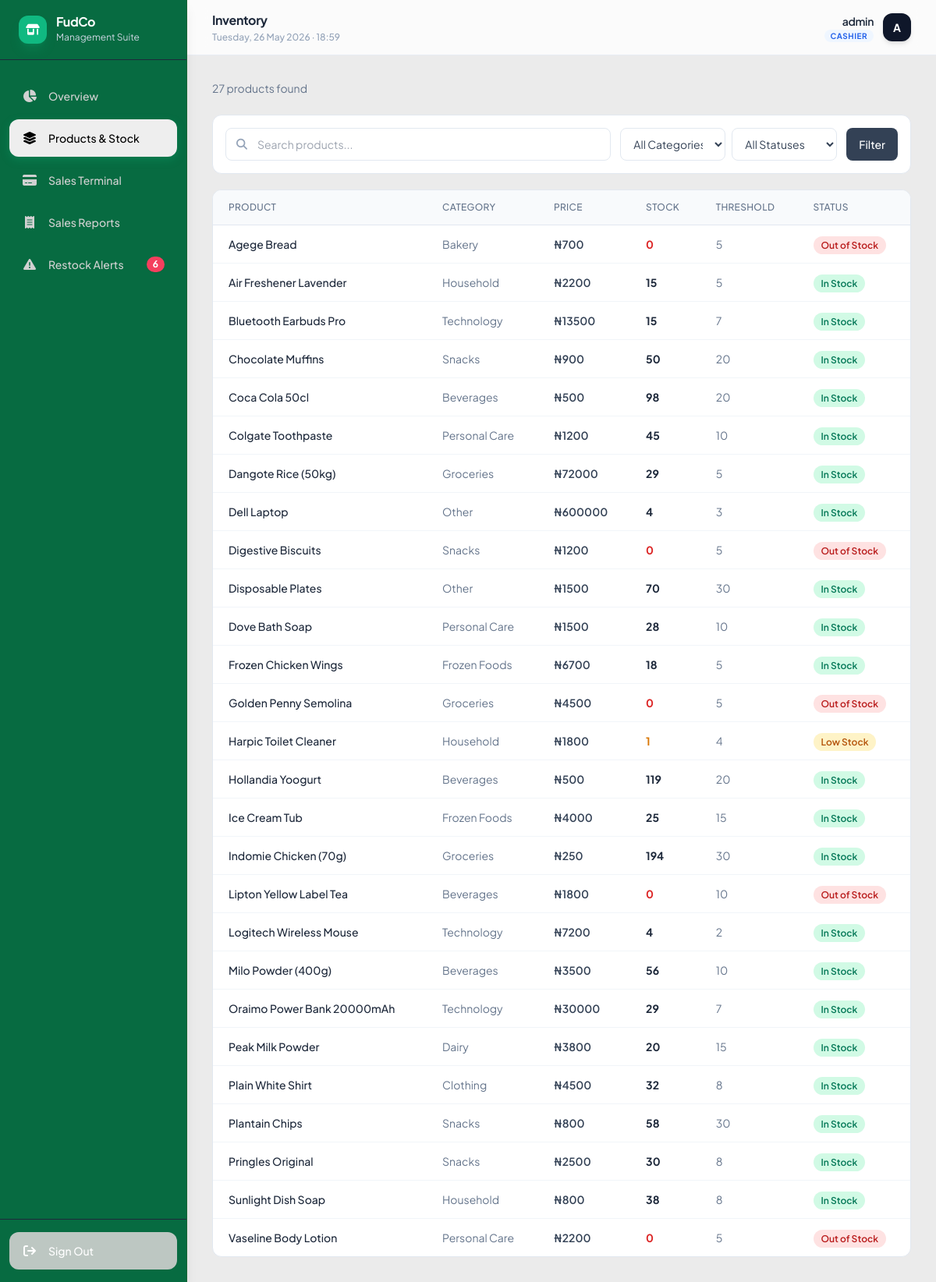
The page /inventory/ (signed in) on the database its author committed.
### store/models.py (models this page shows, shortened)
class Product(models.Model):
    name               = models.CharField(max_length=200)
    category           = models.CharField(max_length=50, choices=CATEGORY_CHOICES, default='other')
    price              = models.DecimalField(max_digits=10, decimal_places=2)
    quantity           = models.PositiveIntegerField(default=0)
    restock_threshold  = models.PositiveIntegerField(default=5)
    image              = models.ImageField(upload_to='products/', blank=True, null=True)
    created_at         = models.DateTimeField(auto_now_add=True)
    updated_at         = models.DateTimeField(auto_now=True)
    class Meta:
        ordering = ['name']
    def is_low_stock(self):
        return self.quantity <= self.restock_threshold and self.quantity > 0

### store/views.py (the view)
# urls.py: path('inventory/',                  views.inventory,      name='inventory'),
@login_required_custom
def inventory(request):
    query    = request.GET.get('q', '').strip()
    category = request.GET.get('category', '').strip()
    status   = request.GET.get('status', '').strip()
    products = Product.objects.all()
    if query:
        products = products.filter(name__icontains=query)
    if category:
        products = products.filter(category=category)
    if status == 'in_stock':
        products = products.filter(quantity__gt=F('restock_threshold'))
    elif status == 'low_stock':
        products = products.filter(quantity__lte=F('restock_threshold'), quantity__gt=0)
    elif status == 'out_of_stock':
        products = products.filter(quantity=0)
    context = {
        'products':         products,
        'categories':       CATEGORY_CHOICES,
        'query':            query,
        'selected_category': category,
        'selected_status':  status,
        'low_stock_count':  Product.objects.filter(Q(quantity__lte=F('restock_threshold'))).count(),
    }
    return render(request, 'store/inventory.html', context)

### store/models.py (called while the page is built)
    def is_manager(self):
        return self.role == 'manager'

### templates/store/inventory.html (shortened to what this page needs)
{% extends 'base.html' %}
{% block nav_inventory %}active{% endblock %}
{% block page_title %}Inventory{% endblock %}
{% block content %}
<div class="flex items-center justify-between mb-4 md:mb-6">
  <p class="text-slate-500 text-sm">
    {{ products.count }} product{{ products.count|pluralize }} found
  </p>
</div>
<div class="bg-white rounded-xl border border-slate-200 p-3 md:p-4 mb-4 md:mb-5">
  <form method="get">
    <div class="flex flex-col sm:flex-row flex-wrap gap-2 md:gap-3">
      <div class="relative flex-1 min-w-0">
        <i class="fa-solid fa-search absolute left-3.5 top-1/2 -translate-y-1/2 text-slate-400 text-sm"></i>
        <input type="text" name="q" value="{{ query }}"
               placeholder="Search products..."
               class="w-full pl-10 pr-4 py-2.5 border border-slate-200 rounded-lg text-sm
                      focus:outline-none focus:ring-2 focus:ring-emerald-500"/>
      </div>
      <div class="flex gap-2">
        <select name="category"
                class="flex-1 min-w-0 px-3 py-2.5 border border-slate-200 rounded-lg text-sm
                       text-slate-700 focus:outline-none focus:ring-2 focus:ring-emerald-500 bg-white">
          <option value="">All Categories</option>
        </select>
        <select name="status"
                class="flex-1 min-w-0 px-3 py-2.5 border border-slate-200 rounded-lg text-sm
                       text-slate-700 focus:outline-none focus:ring-2 focus:ring-emerald-500 bg-white">
          <option value="">All Statuses</option>
        </select>
      </div>
      <div class="flex gap-2">
        <button type="submit"
                class="flex-1 sm:flex-none px-4 py-2.5 bg-slate-700 hover:bg-slate-800 text-white
                       text-sm font-medium rounded-lg transition-colors">
          Filter
        </button>
      </div>
    </div>
  </form>
</div>
<div class="bg-white rounded-xl border border-slate-200 overflow-hidden">
  {% if products %}
  <div class="overflow-x-auto">
    <table class="w-full text-sm min-w-[640px]">
      <thead>
        <tr class="bg-slate-50 text-slate-500 text-xs uppercase tracking-wide border-b border-slate-200">
          <th class="px-4 md:px-5 py-3.5 text-left font-medium">Product</th>
          <th class="px-4 md:px-5 py-3.5 text-left font-medium">Category</th>
          <th class="px-4 md:px-5 py-3.5 text-left font-medium">Price</th>
          <th class="px-4 md:px-5 py-3.5 text-left font-medium">Stock</th>
          <th class="px-4 md:px-5 py-3.5 text-left font-medium">Threshold</th>
          <th class="px-4 md:px-5 py-3.5 text-left font-medium">Status</th>
        </tr>
      </thead>
      <tbody class="divide-y divide-slate-100">
        {% for product in products %}
        <tr class="hover:bg-slate-50 transition-colors">
          <td class="px-4 md:px-5 py-3.5 font-medium text-slate-800">{{ product.name }}</td>
          <td class="px-4 md:px-5 py-3.5 text-slate-500 capitalize">{{ product.get_category_display }}</td>
          <td class="px-4 md:px-5 py-3.5 font-semibold text-slate-700">₦{{ product.price|floatformat:0 }}</td>
          <td class="px-4 md:px-5 py-3.5 font-bold
            {% if product.quantity == 0 %}text-red-600
            {% elif product.is_low_stock %}text-amber-600
            {% else %}text-slate-800{% endif %}">
            {{ product.quantity }}
          </td>
          <td class="px-4 md:px-5 py-3.5 text-slate-500">{{ product.restock_threshold }}</td>
          <td class="px-4 md:px-5 py-3.5">
            {% if product.quantity == 0 %}
              <span class="bg-red-100 text-red-700 text-xs font-semibold px-2.5 py-1 rounded-full">
                Out of Stock
              </span>
            {% elif product.is_low_stock %}
              <span class="bg-amber-100 text-amber-700 text-xs font-semibold px-2.5 py-1 rounded-full">
                Low Stock
              </span>
            {% else %}
              <span class="bg-emerald-100 text-emerald-700 text-xs font-semibold px-2.5 py-1 rounded-full">
                In Stock
              </span>
            {% endif %}
          </td>
        </tr>
        {% endfor %}
      </tbody>
    </table>
  </div>
  {% endif %}
</div>
{% endblock %}

### templates/base.html (shortened to what this page needs)
<!DOCTYPE html>
<html lang="en">
<head>
  <script src="https://cdn.tailwindcss.com"></script>
  <link rel="stylesheet" href="https://cdnjs.cloudflare.com/ajax/libs/font-awesome/6.5.0/css/all.min.css"/>
</head>
<body class="bg-[#EBEBEB] text-slate-900 min-h-screen flex flex-col md:flex-row">
  <aside
  id="sidebar"
  class="hidden md:flex flex-col fixed top-0 left-0 z-30 min-h-screen bg-[#076B41] w-16 lg:w-60 border-r border-green-800 green-200/80 shadow-lg"
>
    <div class="px-3 lg:px-6 py-5 border-b border-slate-800 flex items-center gap-3 overflow-hidden">
      <div class="w-9 h-9 bg-emerald-500 rounded-xl flex items-center justify-center text-white shadow-lg shadow-emerald-500/20 shrink-0">
        <i class="fa-solid fa-shop text-sm"></i>
      </div>
      <div class="hidden lg:block">
        <h1 class="text-white font-bold text-base tracking-tight leading-none">FudCo</h1>
        <p class="text-slate-300 text-xs mt-1">Management Suite</p>
      </div>
    </div>
    <nav class="flex-1 px-2 lg:px-3 py-4 space-y-1.5 flex flex-col items-center lg:items-stretch">
      <a href="{% url 'store:dashboard' %}" class="sidebar-link hidden lg:flex {% block nav_home %}{% endblock %}">
        <i class="fa-solid fa-chart-pie w-5 text-center text-base"></i> Overview
      </a>
      <a href="{% url 'store:inventory' %}" class="sidebar-link hidden lg:flex {% block nav_inventory %}{% endblock %}">
        <i class="fa-solid fa-layer-group w-5 text-center text-base"></i> Products & Stock
      </a>
      <a href="{% url 'store:pos' %}" class="sidebar-link hidden lg:flex {% block nav_pos %}{% endblock %}">
        <i class="fa-solid fa-credit-card w-5 text-center text-base"></i> Sales Terminal
      </a>
      <a href="{% url 'store:reports' %}" class="sidebar-link hidden lg:flex {% block nav_reports %}{% endblock %}">
        <i class="fa-solid fa-receipt w-5 text-center text-base"></i> Sales Reports
      </a>
      <a href="{% url 'store:restock_alerts' %}" class="sidebar-link hidden lg:flex {% block nav_alerts %}{% endblock %}">
        <i class="fa-solid fa-triangle-exclamation w-5 text-center text-base"></i> Restock Alerts
        {% if low_stock_count %}
          <span class="ml-auto bg-rose-500 text-white text-xs font-bold px-2 py-0.5 rounded-xl shadow-sm">
            {{ low_stock_count }}
          </span>
        {% endif %}
      </a>
    </nav>
    <div class="px-2 lg:px-3 py-4 border-t border-slate-800 flex justify-center lg:block">
      {% if request.user.is_authenticated %}
      <form method="post" action="{% url 'store:logout' %}" class="w-full">
        <button type="submit" class="sidebar-link hidden lg:flex w-full text-left text-slate-400 text-white bg-[#BDC7C2] hover:text-rose-400 hover:text-white hover:bg-rose-500 ">
          <i class="fa-solid fa-arrow-right-from-bracket w-5 text-center text-base"></i> Sign Out
        </button>
      </form>
      {% endif %}
    </div>
  </aside>
  <div class="ml-0 md:ml-16 lg:ml-60 flex-1 flex flex-col min-h-screen pb-16 md:pb-0">
    <header class="bg-white/80 backdrop-blur-md border-b border-slate-200/80 px-4 md:px-8 py-3.5 flex items-center justify-between sticky top-0 z-20">
      <div class="min-w-0">
        <h2 class="text-slate-800 font-bold text-sm md:text-base tracking-tight truncate">
          {% block page_title %}Dashboard{% endblock %}
        </h2>
        <p class="text-slate-400 text-xs font-medium mt-0.5 hidden sm:block" id="current-datetime"></p>
      </div>
      <div class="flex items-center gap-3 shrink-0">
        {% if request.user.is_authenticated %}
          <div class="text-right hidden sm:block">
            <p class="text-slate-800 text-sm font-semibold tracking-tight">
              {{ request.user.get_full_name|default:request.user.username }}
            </p>
            <p class="text-[10px] uppercase font-bold tracking-wider mt-0.5">
              {% if request.user.profile.role == 'manager' %}
                <span class="text-emerald-600 bg-emerald-50 px-2 py-0.5 rounded-lg">Manager</span>
              {% else %}
                <span class="text-blue-600 bg-blue-50 px-2 py-0.5 rounded-lg">Cashier</span>
              {% endif %}
            </p>
          </div>
          <div class="w-8 h-8 md:w-9 md:h-9 rounded-xl bg-slate-900 text-white text-xs md:text-sm font-bold flex items-center justify-center shadow-md">
            {{ request.user.username|first|upper }}
          </div>
        {% endif %}
      </div>
    </header>
    <main class="flex-1 p-4 md:p-6 lg:p-8 max-w-[1600px] w-full mx-auto">
      {% block content %}{% endblock %}
    </main>
  </div>
</body>
</html>

### templates/base.html (style rules this page uses)
body { font-family: 'Plus Jakarta Sans', sans-serif; }
.sidebar-link { display: flex; align-items: center; gap: 0.875rem; padding: 0.75rem 1rem; color: #d1d1d1; font-size: 0.875rem; font-weight: 500; border-radius: 0.75rem; transition: all 0.2s ease; white-space: nowrap; }
.sidebar-link.active { color: #000000; background: #eeeeee; box-shadow: 0 4px 12px rgba(16, 185, 129, 0.25); }
#sidebar { transition: width 0.2s ease; }

### rows shown on the page
Product: name "Agege Bread", category "Bakery", price "700", quantity "0", restock_threshold "5", shows "Out of Stock"
Product: name "Air Freshener Lavender", category "Household", price "2200", quantity "15", restock_threshold "5", shows "In Stock"
Product: name "Bluetooth Earbuds Pro", category "Technology", price "13500", quantity "15", restock_threshold "7", shows "In Stock"
Product: name "Chocolate Muffins", category "Snacks", price "900", quantity "50", restock_threshold "20", shows "In Stock"
Product: name "Coca Cola 50cl", category "Beverages", price "500", quantity "98", restock_threshold "20", shows "In Stock"
Product: name "Colgate Toothpaste", category "Personal Care", price "1200", quantity "45", restock_threshold "10", shows "In Stock"
Product: name "Dangote Rice (50kg)", category "Groceries", price "72000", quantity "29", restock_threshold "5", shows "In Stock"
Product: name "Dell Laptop", category "Other", price "600000", quantity "4", restock_threshold "3", shows "In Stock"
Product: name "Digestive Biscuits", category "Snacks", price "1200", quantity "0", restock_threshold "5", shows "Out of Stock"
Product: name "Disposable Plates", category "Other", price "1500", quantity "70", restock_threshold "30", shows "In Stock"
Product: name "Dove Bath Soap", category "Personal Care", price "1500", quantity "28", restock_threshold "10", shows "In Stock"
Product: name "Frozen Chicken Wings", category "Frozen Foods", price "6700", quantity "18", restock_threshold "5", shows "In Stock"
Product: name "Golden Penny Semolina", category "Groceries", price "4500", quantity "0", restock_threshold "5", shows "Out of Stock"
Product: name "Harpic Toilet Cleaner", category "Household", price "1800", quantity "1", restock_threshold "4", shows "Low Stock"
Product: name "Hollandia Yoogurt", category "Beverages", price "500", quantity "119", restock_threshold "20", shows "In Stock"
Product: name "Ice Cream Tub", category "Frozen Foods", price "4000", quantity "25", restock_threshold "15", shows "In Stock"
Product: name "Indomie Chicken (70g)", category "Groceries", price "250", quantity "194", restock_threshold "30", shows "In Stock"
Product: name "Lipton Yellow Label Tea", category "Beverages", price "1800", quantity "0", restock_threshold "10", shows "Out of Stock"
Product: name "Logitech Wireless Mouse", category "Technology", price "7200", quantity "4", restock_threshold "2", shows "In Stock"
Product: name "Milo Powder (400g)", category "Beverages", price "3500", quantity "56", restock_threshold "10", shows "In Stock"
Product: name "Oraimo Power Bank 20000mAh", category "Technology", price "30000", quantity "29", restock_threshold "7", shows "In Stock"
Product: name "Peak Milk Powder", category "Dairy", price "3800", quantity "20", restock_threshold "15", shows "In Stock"
Product: name "Plain White Shirt", category "Clothing", price "4500", quantity "32", restock_threshold "8", shows "In Stock"
Product: name "Plantain Chips", category "Snacks", price "800", quantity "58", restock_threshold "30", shows "In Stock"
Product: name "Pringles Original", category "Snacks", price "2500", quantity "30", restock_threshold "8", shows "In Stock"
Product: name "Sunlight Dish Soap", category "Household", price "800", quantity "38", restock_threshold "8", shows "In Stock"
Product: name "Vaseline Body Lotion", category "Personal Care", price "2200", quantity "0", restock_threshold "5", shows "Out of Stock"

### other values the page prints
{{ low_stock_count }} "6"
{{ request.user.get_full_name|default:request.user.username }} "admin"
{{ request.user.username|first|upper }} "A"
{{ products.count }} "27"
